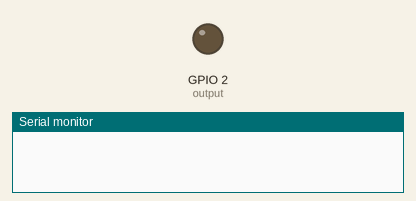
Recording of a sketch running on a simulated ESP8266 (NodeMCU). Shown: output pins drawn as LEDs (lit = HIGH), the last lines printed to the serial monitor. WiFi joins after 1.5 s; servers stay silent unless stated; uploads are accepted with an empty reply.

Above: at 0.1 s.
At 1.8 s:
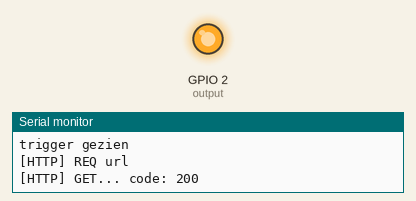
Timing chart, 0 to 3.3 s (numbered marks = the images above):
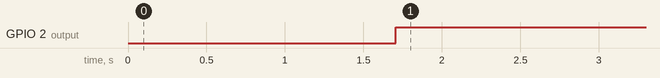

Measured:
- by itself, GPIO 2 (output): LOW → HIGH at 1.7 s

The sketch:

esp01-wifimanager-trigboard-mosfet1.ino
```cpp
//schema https://youtu.be/nbMfb0dIvYc?t=265


#include <ESP8266WiFi.h>          //https://github.com/esp8266/Arduino

//needed for library wifimanager
#include <DNSServer.h>
#include <ESP8266WebServer.h>
#include "WiFiManager.h"          //https://github.com/tzapu/WiFiManager

//needed for webclient
#include <ESP8266HTTPClient.h>
HTTPClient http;


const int output = 2;    // ESP8266-01 the number of the pushbutton pin flash is ook D2
const int input = 0;// ESP8266-01  D0


void configModeCallback (WiFiManager *myWiFiManager) {
  Serial.println("Entered config mode");
  Serial.println(WiFi.softAPIP());
  //if you used auto generated SSID, print it
  Serial.println(myWiFiManager->getConfigPortalSSID());
}

void setup() {
  // put your setup code here, to run once:
  Serial.begin(115200);


  pinMode(output, OUTPUT); //
    pinMode(input, INPUT); //
     digitalWrite (output , LOW);// geen reset doen

  //WiFiManager
  //Local intialization. Once its business is done, there is no need to keep it around
  WiFiManager wifiManager;
  //reset settings - for testing
  //wifiManager.resetSettings();

  //set callback that gets called when connecting to previous WiFi fails, and enters Access Point mode
  wifiManager.setAPCallback(configModeCallback);

  //fetches ssid and pass and tries to connect
  //if it does not connect it starts an access point with the specified name
  //here  "AutoConnectAP"
  //and goes into a blocking loop awaiting configuration
  if(!wifiManager.autoConnect()) {
    Serial.println("failed to connect and hit timeout");
    //reset and try again, or maybe put it to deep sleep
    ESP.reset();
    delay(1000);
  }

  //if you get here you have connected to the WiFi
  Serial.println("connected...yeey :)");

}

void loop() {
  // put your main code here, to run repeatedly:

//digitalWrite (output , LOW);// geen reset doen
 Serial.println("trigger gezien ");


     http.begin("http://192.168.1.2:80/postEvent.html?action=input&STM=0&MOD=3&CHA=0&EVT=2"); //HTTP
 Serial.println("[HTTP] REQ url");
    // start connection and send HTTP header
    int httpCode = http.GET();

    // httpCode will be negative on error
    if (httpCode > 0) {
      // HTTP header has been send and Server response header has been handled
      Serial.printf("[HTTP] GET... code: %d\n", httpCode);

      // file found at server
      if (httpCode == HTTP_CODE_OK) {
        String payload = http.getString();
        Serial.println(payload);
      }
    } else {
      Serial.printf("[HTTP] GET... failed, error: %s\n", http.errorToString(httpCode).c_str());
    }

    http.end();

    digitalWrite (output , HIGH);// reset doen , reset is atief laag
//delay(9999); //in principe moeten we nu niks meer doen nooit

while(true){
 // digitalWrite (output , LOW);// reset doen , reset is atief laag
delay(1000);
   Serial.println("output  high, dus vrijgave om mosfet te resetteb");
}

//  const int out1 = 2;    // ESP8266-01 the number of the pushbutton pin flash is ook D0
//const int out2 = 0;//sd3 op de nodemcu
//const int ledinbouw = 1;//5 is D1 op nodemcu
 Serial.println(digitalRead (input ));
 if (digitalRead (input )== 1){

 // digitalWrite (output , LOW);
  }
  else

  {
  //  digitalWrite (output , HIGH);
    }
}
```
